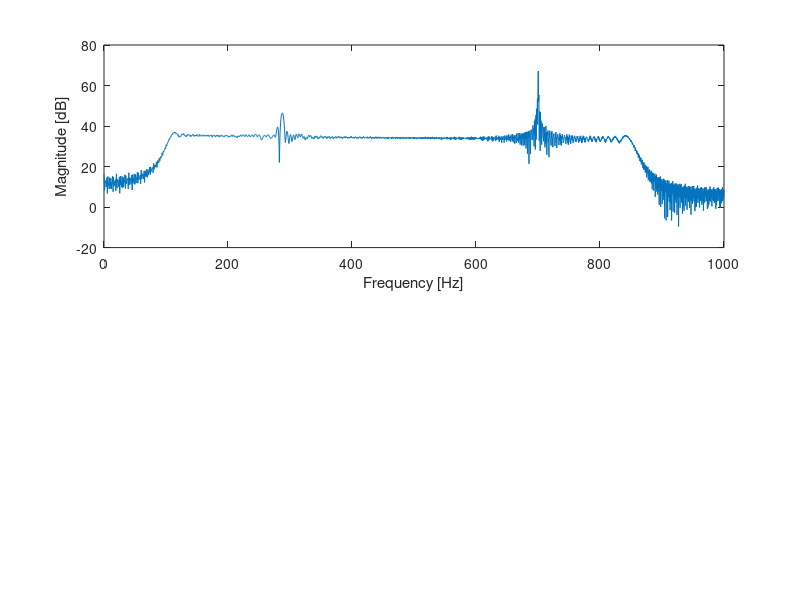
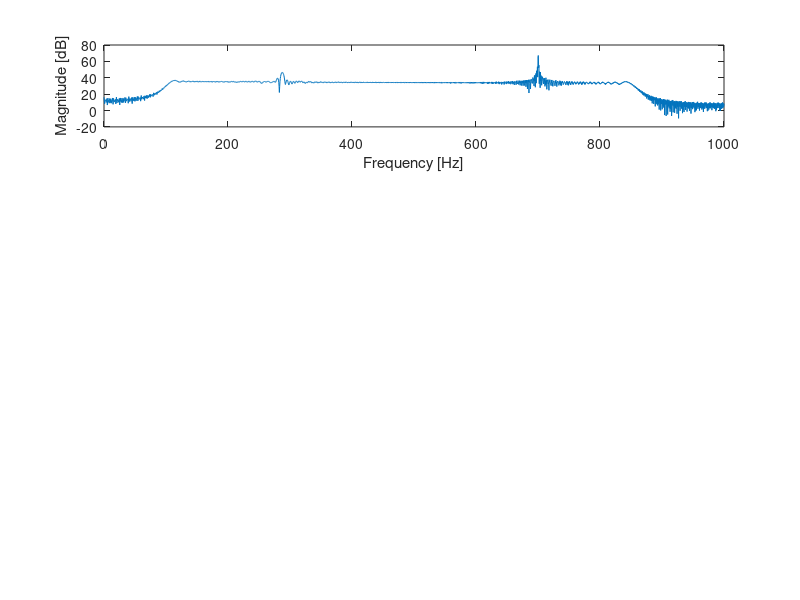

Reproduce these figures in MATLAB, in order.
% Students:
%  Itay Levi - 203192216 
%  Hagai Kariti - 301781613
%% Clear all
clear all; close all; clc
%% Q1
% run fft on input signal
load('signal.mat');
fft_x = fft(x);
sample_rate = 2000;
% plot input signal (positive freq only)
f_axis = linspace(0, sample_rate/2, length(x)/2);
positive_fft_x = fft_x(1:length(f_axis));
figure(1);
subplot(2, 1, 1);
plot(f_axis, mag2db(abs(positive_fft_x)));
xlabel('Frequency [Hz]');
ylabel('Magnitude [dB]');
figure(4);
subplot(4, 1, 1);
plot(f_axis, mag2db(abs(positive_fft_x)));
xlabel('Frequency [Hz]');
ylabel('Magnitude [dB]');